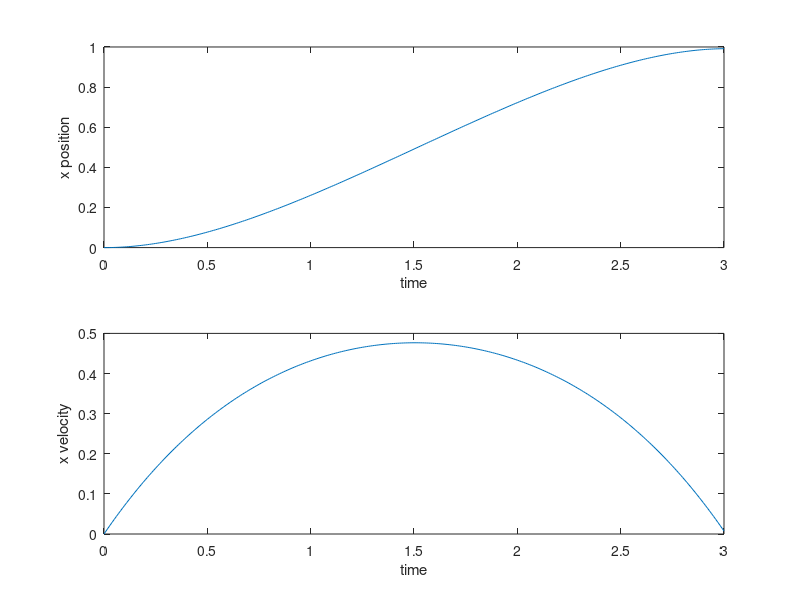
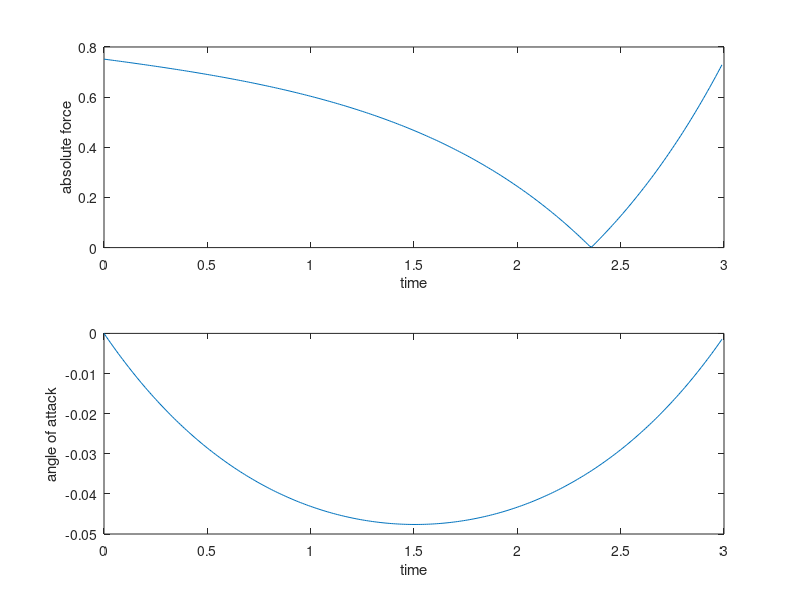

MATLAB code to generate these figures, in order:
clear all
close all

load masspointLog.mat

figure()
subplot(2,1,1)
plot(squeeze(t),x(1,:))
xlabel('time')
ylabel('x position')
subplot(2,1,2)
plot(squeeze(t),x(2,:))
xlabel('time')
ylabel('x velocity')

figure()
%plot(squeeze(t(1:end-1)), u(1,:)); hold on;
%plot(squeeze(t(1:end-1)), u(2,:));
subplot(2,1,1)
plot(squeeze(t(1:end-1)), sqrt(u(1,:).^2 + u(2,:).^2));
xlabel('time')
ylabel('absolute force')
subplot(2,1,2)
plot(squeeze(t(1:end-1)), atan(u(2,:)./u(1,:)));
xlabel('time')
ylabel('angle of attack')



